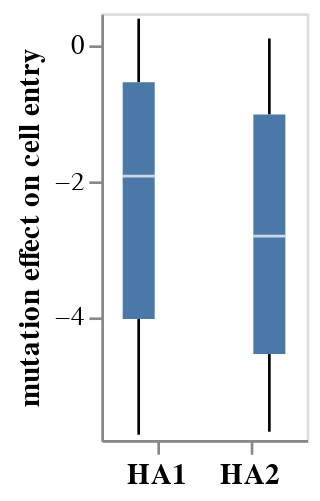

The notebook cell saved with this chart:
### Code cell
dist_boxplot_2 = (
    alt.Chart(effect)
    .encode(
        x=alt.X(
            "head_stalk",
            title=None,
            axis=alt.Axis(labelFontSize=11, labelFontStyle="bold", labelAngle=0),
            scale=alt.Scale(domain=["HA1", "HA2"]),
        ),
        y=alt.Y(
            "effect:Q",
            title="mutation effect on cell entry",
            scale=alt.Scale(nice=False, padding=2),
        ),
        xOffset=alt.XOffset("head_stalk"),
    )
    .mark_boxplot(outliers=False, extent="min-max", size=12)
    .configure_axis(grid=False)
    .properties(height=160, width=alt.Step(14))
)
dist_boxplot_2

### Figure 1 — Vega-Lite specification as saved in the notebook (floating-point values rounded to 4 significant figures; data arrays with more than 128 entries replaced by an {"elided": "..."} marker saying what was removed)
{"config": {"view": {"continuousWidth": 300, "continuousHeight": 300}, "axis": {"grid": false}}, "data": {"name": "data-6458d420ee5c01c2ca6784835b40b2fb"}, "mark": {"type": "boxplot", "extent": "min-max", "outliers": false, "size": 12}, "encoding": {"x": {"axis": {"labelAngle": 0, "labelFontSize": 11, "labelFontStyle": "bold"}, "field": "head_stalk", "scale": {"domain": ["HA1", "HA2"]}, "title": null, "type": "nominal"}, "xOffset": {"field": "head_stalk", "type": "nominal"}, "y": {"field": "effect", "scale": {"nice": false, "padding": 2}, "title": "mutation effect on cell entry", "type": "quantitative"}}, "height": 160, "width": {"step": 14}, "$schema": "https://vega.github.io/schema/vega-lite/v5.16.3.json", "datasets": {"data-6458d420ee5c01c2ca6784835b40b2fb": {"elided": "509 records"}}}
